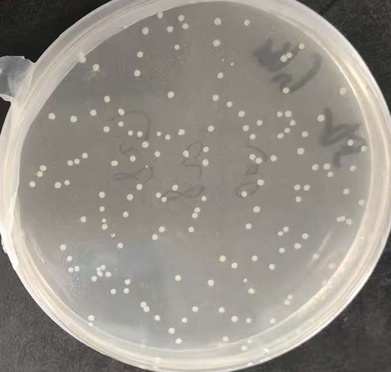
#> input picture test1.jpg, 391 x 372 px, shrunk from 688 x 653 before the run; the run also reads 1 picture not shown here
$ python test_algorithm.py
#> lines starting #> are read from the running program, lines starting #| are printed output that depends on the picture; after the words box and inside, x2 and y2 are one past the last pixel; in counts of white or black regions, pixels touching at a corner belong together
### backend/core/algorithm.py

import cv2
import numpy as np
from typing import Tuple, Optional, Dict, Any, List


def detect_petri_dish_circle(image: np.ndarray) -> Optional[Tuple[int, int, int]]:
    """
    增强版培养皿圆形区域检测
    使用多组参数尝试，选取最佳圆（最接近图像中心且半径合理的）
    :param image: 输入图像 (BGR)
    :return: (x, y, r) 或 None
    """
    try:
        gray = cv2.cvtColor(image, cv2.COLOR_BGR2GRAY)
        blurred = cv2.GaussianBlur(gray, (9, 9), 2)

        height, width = image.shape[:2]
        min_dim = min(height, width)
        img_center_x = width / 2.0
        img_center_y = height / 2.0

        all_circles = []

        # 多组参数尝试，从严格到宽松
        param_sets = [
            {"dp": 1, "param1": 80, "param2": 40},   # 严格
            {"dp": 1, "param1": 60, "param2": 35},   # 中等
            {"dp": 1, "param1": 50, "param2": 30},   # 标准
            {"dp": 1.2, "param1": 40, "param2": 25},  # 宽松
        ]

        min_radius = int(min_dim * 0.15)
        max_radius = int(min_dim * 0.48)

        for params in param_sets:
            circles = cv2.HoughCircles(
                blurred,
                cv2.HOUGH_GRADIENT,
                dp=params["dp"],
                minDist=min_dim // 2,
                param1=params["param1"],
                param2=params["param2"],
                minRadius=min_radius,
                maxRadius=max_radius
            )
            if circles is not None:
                circles = np.uint16(np.around(circles))
                for c in circles[0]:
                    all_circles.append(c)

        if not all_circles:
            return None

        # 选择最佳圆：综合评分 = 靠近图像中心 + 半径合理性
        best_circle = None
        best_score = float('inf')

        for circle in all_circles:
            x, y, r = circle
            # 检查半径合理性
            if r < min_radius or r > max_radius:
                continue
            # 计算圆心到图像中心的距离
            dx = float(x) - img_center_x
            dy = float(y) - img_center_y
            distance_to_center = np.sqrt(dx * dx + dy * dy)
            # 评分：越小越好（优先靠近中心、半径适中的圆）
            radius_ratio = r / (min_dim * 0.35)
            radius_penalty = abs(radius_ratio - 1.0) * 100
            score = distance_to_center + radius_penalty
            if score < best_score:
                best_score = score
                best_circle = circle

        if best_circle is not None:
            return (int(best_circle[0]), int(best_circle[1]), int(best_circle[2]))

        return None

    except Exception as e:
        print(f"培养皿检测失败: {e}")
        return None


# [53 lines left out: function _apply_watershed, not called in this run]


def _split_large_blob(cnt: np.ndarray, min_area: int, morph_kernel_size: int) -> list:
    """
    对超大面积的融合菌落区域进行局部分水岭拆分
    :param cnt: 轮廓
    :param min_area: 最小菌落面积
    :param morph_kernel_size: 形态学核大小
    :return: 拆分后的子轮廓列表
    """
    kernel = np.ones((morph_kernel_size, morph_kernel_size), np.uint8)

    # 创建仅包含此轮廓的二值图像
    x, y, w, h = cv2.boundingRect(cnt)
    margin = 5
    roi_x = max(0, x - margin)
    roi_y = max(0, y - margin)
    roi_w = w + 2 * margin
    roi_h = h + 2 * margin

    local_mask = np.zeros((roi_h, roi_w), dtype=np.uint8)
    shifted_cnt = cnt.copy()
    shifted_cnt[:, :, 0] -= roi_x
    shifted_cnt[:, :, 1] -= roi_y
    cv2.drawContours(local_mask, [shifted_cnt], -1, 255, -1)

    # 形态学开运算去除小噪点
    opening = cv2.morphologyEx(local_mask, cv2.MORPH_OPEN, kernel, iterations=2)
    if cv2.countNonZero(opening) == 0:
        return []

    # 确定背景
    sure_bg = cv2.dilate(opening, kernel, iterations=3)

    # 距离变换 → 确定前景（菌落中心）
    dist_transform = cv2.distanceTransform(opening, cv2.DIST_L2, 5)
    # 阈值比例较低（0.2），以保留更多小菌落中心
    ret, sure_fg = cv2.threshold(dist_transform, 0.2 * dist_transform.max(), 255, 0)
    sure_fg = np.uint8(sure_fg)

    unknown = cv2.subtract(sure_bg, sure_fg)
    ret, markers = cv2.connectedComponents(sure_fg)
    markers = markers + 1
    markers[unknown == 255] = 0

    local_3ch = cv2.cvtColor(local_mask, cv2.COLOR_GRAY2BGR)
    markers = cv2.watershed(local_3ch, markers)

    # 提取各子区域轮廓
    sub_contours = []
    labels = markers.copy()
    labels[labels == -1] = 0
    labels[labels == 1] = 0

    for label_id in range(2, labels.max() + 1):
        region = (labels == label_id).astype(np.uint8) * 255
        cnts, _ = cv2.findContours(region, cv2.RETR_EXTERNAL, cv2.CHAIN_APPROX_SIMPLE)
        for c in cnts:
            sub_area = cv2.contourArea(c)
            if sub_area >= min_area:
                # 还原到原始图像坐标系
                c[:, :, 0] += roi_x
                c[:, :, 1] += roi_y
                sub_contours.append(c)

    return sub_contours


def process_image(
    image: np.ndarray,
    blur_ksize: int = 7,
    thresh_method: str = "adaptive",  # "manual" or "adaptive"
    thresh_val: int = 100,
    adaptive_block_size: int = 11,
    adaptive_c: int = 2,
    min_area: int = 50,
    max_area: int = 5000,
    min_distance_from_edge: int = 20,
    detect_petri_dish: bool = False,
    manual_roi: Optional[Tuple] = None,  # (x, y, w, h) rect or (cx, cy, r) circle
    use_watershed: bool = False,
    min_circularity: float = 0.0
) -> Dict[str, Any]:
    """
    核心图像处理函数

    :param image: 输入图像 (BGR)
    :param blur_ksize: 高斯模糊核大小 (奇数)
    :param thresh_method: 二值化方法 "manual" 或 "adaptive"
    :param thresh_val: 手动阈值 (0-255)
    :param adaptive_block_size: 自适应阈值块大小 (奇数)
    :param adaptive_c: 自适应阈值常数C
    :param min_area: 最小菌落面积 (像素)
    :param max_area: 最大菌落面积 (像素)
    :param min_distance_from_edge: 最小边缘距离 (像素)
    :param detect_petri_dish: 是否自动检测培养皿
    :param manual_roi: 手动选择区域
    :param use_watershed: 是否使用分水岭算法分离粘连菌落
    :param min_circularity: 最小圆度 (0-1, 0=不过滤, 越接近1越圆)
    :return: 结果字典
    """
    try:
        # ── 大图自动缩放 ──
        original_height, original_width = image.shape[:2]
        scale_ratio = 1.0
        max_dimension = 1200

        if max(original_height, original_width) > max_dimension:
            scale_ratio = max_dimension / max(original_height, original_width)
            new_width = int(original_width * scale_ratio)
            new_height = int(original_height * scale_ratio)
            image = cv2.resize(image, (new_width, new_height))

        height, width = image.shape[:2]
        output_image = image.copy()

        result = {
            "count": 0,
            "binary_image": None,
            "processed_image": None,
            "petri_circle": None,
            "error": None,
            "scale_ratio": scale_ratio,
            "original_size": (original_width, original_height),
            "colony_details": []
        }

        # ── 缩放自适应参数 ──
        if scale_ratio != 1.0:
            sr2 = scale_ratio * scale_ratio
            min_area = max(1, int(min_area * sr2))
            max_area = max(min_area + 1, int(max_area * sr2))
            min_distance_from_edge = max(0, int(min_distance_from_edge * scale_ratio))
            if manual_roi is not None and len(manual_roi) >= 3:
                manual_roi = tuple(int(v * scale_ratio) for v in manual_roi)

        # ── 形态学核大小（随缩放调整）──
        morph_kernel_size = max(2, int(3 * scale_ratio)) if scale_ratio != 1.0 else 3

        # ── 培养皿检测 ──
        petri_mask = None
        if detect_petri_dish:
            petri_mask = detect_petri_dish_circle(image)
            if petri_mask is not None:
                result["petri_circle"] = petri_mask
                cv2.circle(output_image, (int(petri_mask[0]), int(petri_mask[1])),
                           int(petri_mask[2]), (255, 0, 0), 3)

        # ── 1. 灰度化 ──
        gray = cv2.cvtColor(image, cv2.COLOR_BGR2GRAY)

        # ── 手动 ROI 掩码 ──
        roi_mask = None
        if manual_roi is not None:
            if len(manual_roi) == 3:  # 圆形 (cx, cy, r)
                cx, cy, r = manual_roi
                roi_mask = np.zeros_like(gray)
                cv2.circle(roi_mask, (int(cx), int(cy)), int(r), 255, -1)
                cv2.circle(output_image, (int(cx), int(cy)), int(r), (0, 255, 255), 3)
            elif len(manual_roi) == 4:  # 矩形 (x, y, w, h)
                rx, ry, rw, rh = manual_roi
                roi_mask = np.zeros_like(gray)
                cv2.rectangle(roi_mask, (rx, ry), (rx + rw, ry + rh), 255, -1)
                cv2.rectangle(output_image, (rx, ry), (rx + rw, ry + rh), (0, 255, 255), 3)

        # ── 应用掩码到灰度图 ──
        if petri_mask is not None:
            pcx, pcy, pr = petri_mask
            mask = np.zeros_like(gray)
            cv2.circle(mask, (int(pcx), int(pcy)), int(pr), 255, -1)
            gray = cv2.bitwise_and(gray, gray, mask=mask)
        elif roi_mask is not None:
            gray = cv2.bitwise_and(gray, roi_mask)

        # ── 2. 高斯模糊去噪 ──
        if blur_ksize % 2 == 0:
            blur_ksize += 1
        blurred = cv2.GaussianBlur(gray, (blur_ksize, blur_ksize), 0)

        # ── 3. 二值化 ──
        if thresh_method == "manual":
            _, thresh = cv2.threshold(blurred, thresh_val, 255, cv2.THRESH_BINARY_INV)
        else:  # adaptive
            if adaptive_block_size % 2 == 0:
                adaptive_block_size += 1
            thresh = cv2.adaptiveThreshold(
                blurred, 255, cv2.ADAPTIVE_THRESH_GAUSSIAN_C,
                cv2.THRESH_BINARY_INV, adaptive_block_size, adaptive_c
            )

        # ── 应用掩码到二值图 ──
        if petri_mask is not None:
            pcx, pcy, pr = petri_mask
            mask = np.zeros_like(thresh)
            cv2.circle(mask, (int(pcx), int(pcy)), int(pr), 255, -1)
            thresh = cv2.bitwise_and(thresh, mask)
        elif roi_mask is not None:
            thresh = cv2.bitwise_and(thresh, roi_mask)

        result["binary_image"] = thresh.copy()

        # ── 4. 分水岭分离粘连菌落（可选）──
        if use_watershed:
            thresh = _apply_watershed(thresh, morph_kernel_size)
            result["binary_image"] = thresh.copy()

        # ── 5. 轮廓检测 ──
        contours, _ = cv2.findContours(thresh, cv2.RETR_EXTERNAL, cv2.CHAIN_APPROX_SIMPLE)

        # ── 6. 过滤和计数（含大面积融合区域自动拆分）──
        colony_count = 0
        colony_details = []

        for cnt in contours:
            area = cv2.contourArea(cnt)

            # 面积过小直接跳过
            if area < min_area:
                continue

            # 构建待处理轮廓列表
            # 面积在范围内 → 直接处理
            # 面积超过 max_area → 尝试分水岭拆分为多个独立菌落
            if area <= max_area:
                candidates = [cnt]
            else:
                candidates = _split_large_blob(cnt, min_area, morph_kernel_size)

            for candidate in candidates:
                c_area = cv2.contourArea(candidate)
                if c_area < min_area or c_area > max_area:
                    continue

                cx, cy, cw, ch = cv2.boundingRect(candidate)

                # ── 位置检查 ──
                if petri_mask is not None:
                    pcx, pcy, pr = petri_mask
                    M = cv2.moments(candidate)
                    if M["m00"] != 0:
                        mX = int(M["m10"] / M["m00"])
                        mY = int(M["m01"] / M["m00"])
                        dx = float(mX - pcx)
                        dy = float(mY - pcy)
                        in_region = np.sqrt(dx * dx + dy * dy) <= pr * 0.9
                    else:
                        in_region = False
                else:
                    dist = min(cx, cy, width - (cx + cw), height - (cy + ch))
                    in_region = dist >= min_distance_from_edge

                if not in_region:
                    continue

                # ── 圆度过滤 ──
                circularity = 0.0
                if min_circularity > 0:
                    perimeter = cv2.arcLength(candidate, True)
                    if perimeter > 0:
                        circularity = 4 * np.pi * c_area / (perimeter * perimeter)
                    if circularity < min_circularity:
                        continue

                # ── 通过所有过滤，计入结果 ──
                colony_count += 1

                cv2.drawContours(output_image, [candidate], -1, (0, 255, 0), 2)

                M = cv2.moments(candidate)
                if M["m00"] != 0:
                    cX = int(M["m10"] / M["m00"])
                    cY = int(M["m01"] / M["m00"])
                    cv2.putText(output_image, str(colony_count), (cX - 10, cY + 5),
                                cv2.FONT_HERSHEY_SIMPLEX, 0.6, (0, 0, 255), 2)
                    colony_details.append({
                        "id": colony_count,
                        "x": int(cX),
                        "y": int(cY),
                        "area": int(c_area),
                        "circularity": round(float(circularity), 4) if min_circularity > 0 else None
                    })

        result["processed_image"] = output_image
        result["count"] = colony_count
        result["colony_details"] = colony_details
        return result

    except Exception as e:
        import traceback
        traceback.print_exc()
        return {
            "count": 0,
            "binary_image": None,
            "processed_image": None,
            "petri_circle": None,
            "error": str(e),
            "scale_ratio": 1.0,
            "original_size": (image.shape[1], image.shape[0]),
            "colony_details": []
        }

### backend/test_algorithm.py

import cv2
import os
import sys

# Add the parent directory to sys.path to allow importing from backend
sys.path.append(os.path.dirname(os.path.dirname(os.path.abspath(__file__))))

from backend.core.algorithm import process_image

def test_image(image_path):
#> called with image_path = 'test1.jpg'
    print(f"Testing image: {image_path}")
    if not os.path.exists(image_path):
        print("Image not found.")
        return

    image = cv2.imread(image_path)
#> image is the input picture: shape (372, 391, 3); mean B, G, R 136.7, 144.4, 149.9
    if image is None:
        print("Failed to read image.")
        return

    # Test 1: Default parameters
    print("Test 1: Default parameters")
    result = process_image(image)
#> in process_image, `thresh = cv2.adaptiveThreshold( blurred, 255, cv2.ADAPTIVE_THRESH_GAUS..`:
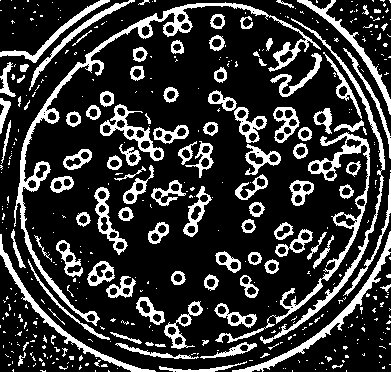
#> thresh: shape (372, 391); 20.9% white; 435 white regions (328 under 20 px)
#> in process_image, `contours, _ = cv2.findContours(thresh, cv2.RETR_EXTERNAL, cv2.CHAIN_AP..`: contours = 435 contours, 350 with area under 20; largest, box (x1, y1, x2, y2) and area: (14, 2, 321, 326) 3652, (215, 132, 370, 343) 2040, (260, 18, 385, 344) 1234, (232, 231, 391, 372) 1104, (100, 104, 164, 161) 1004
#> the loop in process_image, `for cnt in contours:` made 435 passes
#> area on passes 29, 55, 72, 75, 98, 145, 148, 156: 145.5, 22.5, 200, 245.5, 54.5, 419, 555.5, 383.5
#> after the loop in process_image, `for cnt in contours:`:
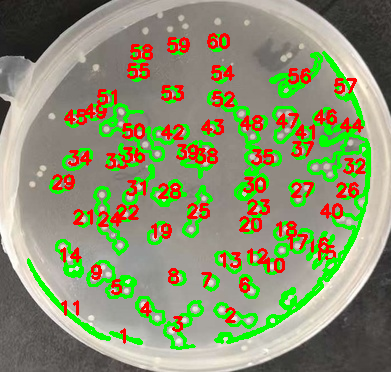
#> output_image: shape (372, 391, 3); 18.18% of pixels changed, all inside (x1, y1, x2, y2) = (27, 33, 371, 350)
#> after the loop in process_image, `for cnt in contours:`: colony_count = 60; colony_details = 60 items
#> result = 8 items
    if result["error"]:
        print(f"Error: {result['error']}")
    else:
        print(f"Count: {result['count']}")
#| Count: 60
        # Save output for visual inspection
        output_path = f"test_result_{os.path.basename(image_path)}"
        cv2.imwrite(output_path, result["processed_image"])
        print(f"Saved processed image to {output_path}")

    # Test 2: With Petri Dish Detection
    print("Test 2: With Petri Dish Detection")
    result = process_image(image, detect_petri_dish=True)
#> call 2 of process_image, with blur_ksize = 7, thresh_method = 'adaptive', thresh_val = 100, adaptive_block_size = 11, adaptive_c = 2, min_area = 50, max_area = 5000, min_distance_from_edge = 20
#> the loop in detect_petri_dish_circle, `for params in param_sets:` made 4 passes
#> circles on passes 1 to 4: [[174, 192, 177]], [[192, 168, 176]], [[198, 168, 172]], [[199, 167, 171]]
#> after the loop in detect_petri_dish_circle, `for params in param_sets:`: all_circles = [[174, 192, 177], [192, 168, 176], [198, 168, 172], [199, 167, 171]]
#> the loop in detect_petri_dish_circle, `for circle in all_circles:` made 4 passes
#> (x, y, r, dx, dy, distance_to_center, radius_ratio, radius_penalty) on passes 1 to 3: (174, 192, 177, -21.5, 6, 22.32, 1.36, 35.94), (192, 168, 176, -3.5, -18, 18.34, 1.35, 35.18), (198, 168, 172, 2.5, -18, 18.17, 1.32, 32.1)
#> after the loop in detect_petri_dish_circle, `for circle in all_circles:`: best_score = 50.28
#> in process_image (call 2), `petri_mask = detect_petri_dish_circle(image)`: petri_mask = (198, 168, 172)
#> in process_image (call 2), `cv2.circle(output_image, (int(petri_mask[0]), int(petri_mask[1])), int..`:
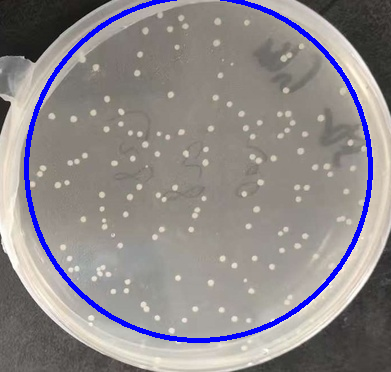
#> output_image: shape (372, 391, 3); 3.48% of pixels changed, all inside (x1, y1, x2, y2) = (24, 0, 373, 343)
#> in process_image (call 2), `pcx, pcy, pr = petri_mask`: pcx = 198; pcy = 168; pr = 172
#> in process_image (call 2), `cv2.circle(mask, (int(pcx), int(pcy)), int(pr), 255, -1)`:
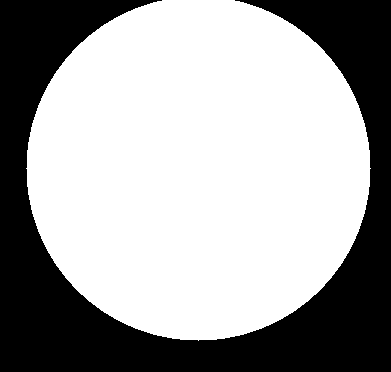
#> mask: shape (372, 391); 63.8% white; 1 black region, box (x1, y1, x2, y2) and area: (0, 0, 391, 372) 52697
#> in process_image (call 2), `blurred = cv2.GaussianBlur(gray, (blur_ksize, blur_ksize), 0)`:
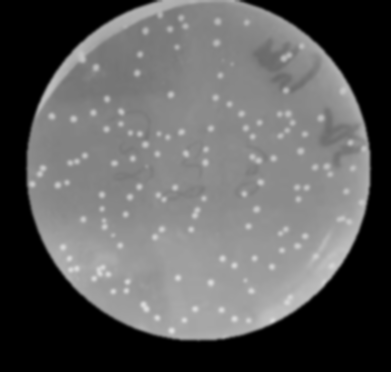
#> blurred: shape (372, 391); min 0, max 222, mean 93.3
#> in process_image (call 2), `thresh = cv2.bitwise_and(thresh, mask)`:
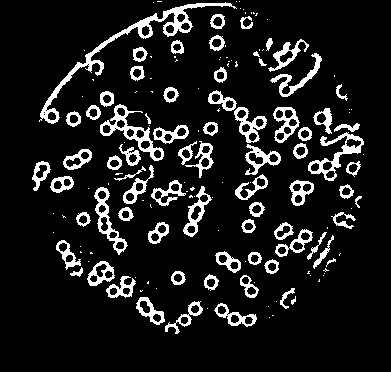
#> thresh: shape (372, 391); 11.2% white; 155 white regions (81 under 20 px)
#> in process_image (call 2), `contours, _ = cv2.findContours(thresh, cv2.RETR_EXTERNAL, cv2.CHAIN_AP..`: contours = 155 contours, 86 with area under 20; largest, box (x1, y1, x2, y2) and area: (39, 2, 237, 124) 1667, (100, 104, 164, 161) 1004, (308, 132, 364, 181) 838, (94, 187, 128, 255) 727, (273, 107, 300, 143) 568
#> the loop in process_image (call 2), `for cnt in contours:` made 155 passes
#> area on passes 5, 7, 8, 11, 17, 20, 21, 24: 412.5, 307, 383.5, 62.5, 308.5, 221, 149, 142.5
#> after the loop in process_image (call 2), `for cnt in contours:`:
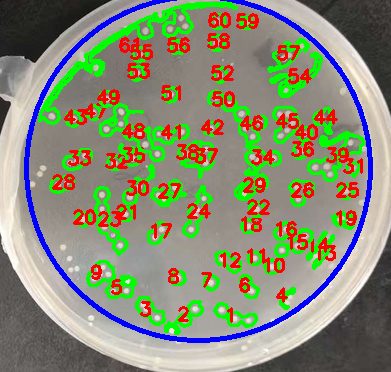
#> output_image: shape (372, 391, 3); 17.59% of pixels changed, all inside (x1, y1, x2, y2) = (38, 1, 365, 335)
#> after the loop in process_image (call 2), `for cnt in contours:`: colony_count = 61; colony_details = 61 items
    if result["error"]:
        print(f"Error: {result['error']}")
    else:
        print(f"Count: {result['count']}")
#| Count: 61
#> (the rest of the program and of its run is left out)
